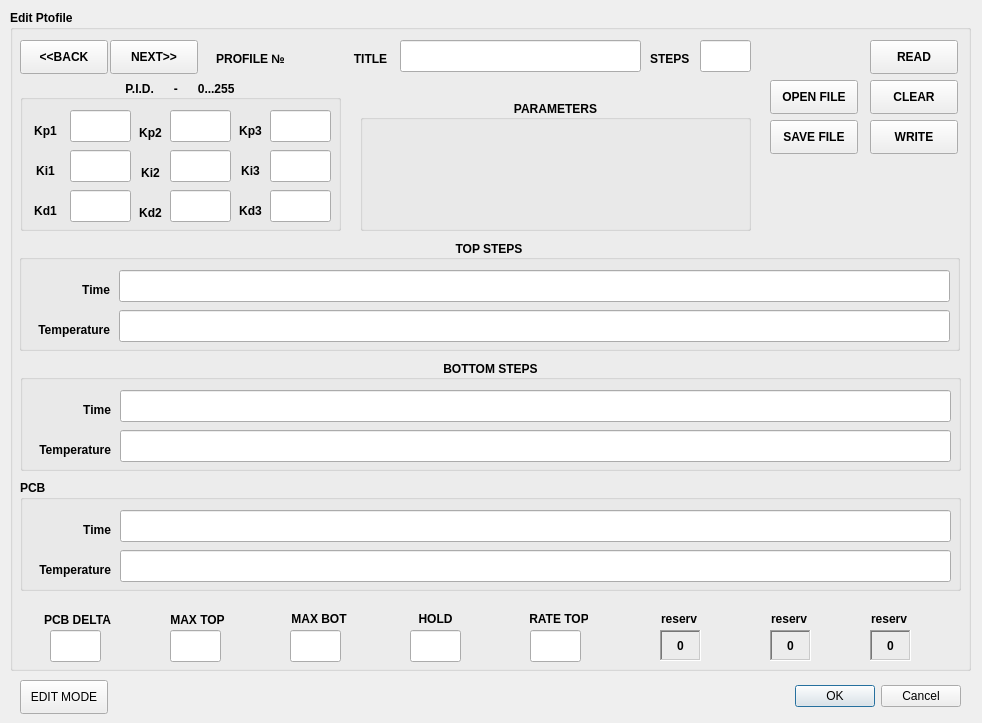
<?xml version="1.0" encoding="UTF-8"?>
<ui version="4.0">
 <class>Dialog</class>
 <widget class="QDialog" name="Dialog">
  <property name="geometry">
   <rect>
    <x>0</x>
    <y>0</y>
    <width>982</width>
    <height>723</height>
   </rect>
  </property>
  <property name="windowTitle">
   <string>Dialog</string>
  </property>
  <widget class="QDialogButtonBox" name="buttonBox">
   <property name="geometry">
    <rect>
     <x>770</x>
     <y>680</y>
     <width>191</width>
     <height>32</height>
    </rect>
   </property>
   <property name="orientation">
    <enum>Qt::Horizontal</enum>
   </property>
   <property name="standardButtons">
    <set>QDialogButtonBox::Cancel|QDialogButtonBox::Ok</set>
   </property>
  </widget>
  <widget class="QGroupBox" name="EditProfile">
   <property name="geometry">
    <rect>
     <x>10</x>
     <y>10</y>
     <width>961</width>
     <height>661</height>
    </rect>
   </property>
   <property name="font">
    <font>
     <italic>false</italic>
     <bold>true</bold>
    </font>
   </property>
   <property name="title">
    <string>Edit Ptofile</string>
   </property>
   <widget class="QPushButton" name="read">
    <property name="geometry">
     <rect>
      <x>860</x>
      <y>30</y>
      <width>88</width>
      <height>34</height>
     </rect>
    </property>
    <property name="text">
     <string>READ</string>
    </property>
   </widget>
   <widget class="QPushButton" name="SEND">
    <property name="geometry">
     <rect>
      <x>860</x>
      <y>110</y>
      <width>88</width>
      <height>34</height>
     </rect>
    </property>
    <property name="text">
     <string>WRITE</string>
    </property>
   </widget>
   <widget class="QPushButton" name="RIGHT">
    <property name="geometry">
     <rect>
      <x>100</x>
      <y>30</y>
      <width>88</width>
      <height>34</height>
     </rect>
    </property>
    <property name="text">
     <string>NEXT&gt;&gt;</string>
    </property>
   </widget>
   <widget class="QPushButton" name="LEFT">
    <property name="geometry">
     <rect>
      <x>10</x>
      <y>30</y>
      <width>88</width>
      <height>34</height>
     </rect>
    </property>
    <property name="text">
     <string>&lt;&lt;BACK</string>
    </property>
   </widget>
   <widget class="QLabel" name="label_16">
    <property name="geometry">
     <rect>
      <x>200</x>
      <y>40</y>
      <width>81</width>
      <height>18</height>
     </rect>
    </property>
    <property name="font">
     <font>
      <italic>false</italic>
      <bold>true</bold>
     </font>
    </property>
    <property name="text">
     <string>PROFILE №</string>
    </property>
    <property name="alignment">
     <set>Qt::AlignCenter</set>
    </property>
   </widget>
   <widget class="QLabel" name="label_17">
    <property name="geometry">
     <rect>
      <x>340</x>
      <y>40</y>
      <width>41</width>
      <height>18</height>
     </rect>
    </property>
    <property name="font">
     <font>
      <italic>false</italic>
      <bold>true</bold>
     </font>
    </property>
    <property name="text">
     <string>TITLE</string>
    </property>
    <property name="alignment">
     <set>Qt::AlignCenter</set>
    </property>
   </widget>
   <widget class="QLineEdit" name="aliasprofile">
    <property name="geometry">
     <rect>
      <x>390</x>
      <y>30</y>
      <width>241</width>
      <height>32</height>
     </rect>
    </property>
    <property name="maxLength">
     <number>32771</number>
    </property>
    <property name="clearButtonEnabled">
     <bool>false</bool>
    </property>
   </widget>
   <widget class="QGroupBox" name="groupBox">
    <property name="geometry">
     <rect>
      <x>10</x>
      <y>70</y>
      <width>321</width>
      <height>151</height>
     </rect>
    </property>
    <property name="font">
     <font>
      <italic>false</italic>
      <bold>true</bold>
     </font>
    </property>
    <property name="title">
     <string>P.I.D.      -      0...255</string>
    </property>
    <property name="alignment">
     <set>Qt::AlignCenter</set>
    </property>
    <widget class="QLineEdit" name="kp1">
     <property name="geometry">
      <rect>
       <x>50</x>
       <y>30</y>
       <width>61</width>
       <height>32</height>
      </rect>
     </property>
     <property name="alignment">
      <set>Qt::AlignCenter</set>
     </property>
    </widget>
    <widget class="QLineEdit" name="ki1">
     <property name="geometry">
      <rect>
       <x>50</x>
       <y>70</y>
       <width>61</width>
       <height>32</height>
      </rect>
     </property>
     <property name="alignment">
      <set>Qt::AlignCenter</set>
     </property>
    </widget>
    <widget class="QLineEdit" name="kd1">
     <property name="geometry">
      <rect>
       <x>50</x>
       <y>110</y>
       <width>61</width>
       <height>32</height>
      </rect>
     </property>
     <property name="alignment">
      <set>Qt::AlignCenter</set>
     </property>
    </widget>
    <widget class="QLabel" name="label_7">
     <property name="geometry">
      <rect>
       <x>10</x>
       <y>40</y>
       <width>31</width>
       <height>21</height>
      </rect>
     </property>
     <property name="font">
      <font>
       <italic>false</italic>
       <bold>true</bold>
      </font>
     </property>
     <property name="text">
      <string>Kp1</string>
     </property>
     <property name="alignment">
      <set>Qt::AlignCenter</set>
     </property>
    </widget>
    <widget class="QLabel" name="label_8">
     <property name="geometry">
      <rect>
       <x>10</x>
       <y>80</y>
       <width>31</width>
       <height>21</height>
      </rect>
     </property>
     <property name="font">
      <font>
       <italic>false</italic>
       <bold>true</bold>
      </font>
     </property>
     <property name="text">
      <string>Ki1</string>
     </property>
     <property name="alignment">
      <set>Qt::AlignCenter</set>
     </property>
    </widget>
    <widget class="QLabel" name="label_9">
     <property name="geometry">
      <rect>
       <x>10</x>
       <y>120</y>
       <width>31</width>
       <height>21</height>
      </rect>
     </property>
     <property name="font">
      <font>
       <italic>false</italic>
       <bold>true</bold>
      </font>
     </property>
     <property name="text">
      <string>Kd1</string>
     </property>
     <property name="alignment">
      <set>Qt::AlignCenter</set>
     </property>
    </widget>
    <widget class="QLabel" name="label_11">
     <property name="geometry">
      <rect>
       <x>115</x>
       <y>82</y>
       <width>31</width>
       <height>21</height>
      </rect>
     </property>
     <property name="font">
      <font>
       <italic>false</italic>
       <bold>true</bold>
      </font>
     </property>
     <property name="text">
      <string>Ki2</string>
     </property>
     <property name="alignment">
      <set>Qt::AlignCenter</set>
     </property>
    </widget>
    <widget class="QLabel" name="label_12">
     <property name="geometry">
      <rect>
       <x>115</x>
       <y>122</y>
       <width>31</width>
       <height>21</height>
      </rect>
     </property>
     <property name="font">
      <font>
       <italic>false</italic>
       <bold>true</bold>
      </font>
     </property>
     <property name="text">
      <string>Kd2</string>
     </property>
     <property name="alignment">
      <set>Qt::AlignCenter</set>
     </property>
    </widget>
    <widget class="QLabel" name="label_10">
     <property name="geometry">
      <rect>
       <x>115</x>
       <y>42</y>
       <width>31</width>
       <height>21</height>
      </rect>
     </property>
     <property name="font">
      <font>
       <italic>false</italic>
       <bold>true</bold>
      </font>
     </property>
     <property name="text">
      <string>Kp2</string>
     </property>
     <property name="alignment">
      <set>Qt::AlignCenter</set>
     </property>
    </widget>
    <widget class="QLineEdit" name="kp2">
     <property name="geometry">
      <rect>
       <x>150</x>
       <y>30</y>
       <width>61</width>
       <height>32</height>
      </rect>
     </property>
     <property name="alignment">
      <set>Qt::AlignCenter</set>
     </property>
    </widget>
    <widget class="QLineEdit" name="ki2">
     <property name="geometry">
      <rect>
       <x>150</x>
       <y>70</y>
       <width>61</width>
       <height>32</height>
      </rect>
     </property>
     <property name="alignment">
      <set>Qt::AlignCenter</set>
     </property>
    </widget>
    <widget class="QLineEdit" name="kd2">
     <property name="geometry">
      <rect>
       <x>150</x>
       <y>110</y>
       <width>61</width>
       <height>32</height>
      </rect>
     </property>
     <property name="alignment">
      <set>Qt::AlignCenter</set>
     </property>
    </widget>
    <widget class="QLabel" name="label_13">
     <property name="geometry">
      <rect>
       <x>215</x>
       <y>40</y>
       <width>31</width>
       <height>21</height>
      </rect>
     </property>
     <property name="font">
      <font>
       <italic>false</italic>
       <bold>true</bold>
      </font>
     </property>
     <property name="text">
      <string>Kp3</string>
     </property>
     <property name="alignment">
      <set>Qt::AlignCenter</set>
     </property>
    </widget>
    <widget class="QLineEdit" name="kp3">
     <property name="geometry">
      <rect>
       <x>250</x>
       <y>30</y>
       <width>61</width>
       <height>32</height>
      </rect>
     </property>
     <property name="alignment">
      <set>Qt::AlignCenter</set>
     </property>
    </widget>
    <widget class="QLabel" name="label_14">
     <property name="geometry">
      <rect>
       <x>215</x>
       <y>80</y>
       <width>31</width>
       <height>21</height>
      </rect>
     </property>
     <property name="font">
      <font>
       <italic>false</italic>
       <bold>true</bold>
      </font>
     </property>
     <property name="text">
      <string>Ki3</string>
     </property>
     <property name="alignment">
      <set>Qt::AlignCenter</set>
     </property>
    </widget>
    <widget class="QLabel" name="label_15">
     <property name="geometry">
      <rect>
       <x>215</x>
       <y>120</y>
       <width>31</width>
       <height>21</height>
      </rect>
     </property>
     <property name="font">
      <font>
       <italic>false</italic>
       <bold>true</bold>
      </font>
     </property>
     <property name="text">
      <string>Kd3</string>
     </property>
     <property name="alignment">
      <set>Qt::AlignCenter</set>
     </property>
    </widget>
    <widget class="QLineEdit" name="ki3">
     <property name="geometry">
      <rect>
       <x>250</x>
       <y>70</y>
       <width>61</width>
       <height>32</height>
      </rect>
     </property>
     <property name="alignment">
      <set>Qt::AlignCenter</set>
     </property>
    </widget>
    <widget class="QLineEdit" name="kd3">
     <property name="geometry">
      <rect>
       <x>250</x>
       <y>110</y>
       <width>61</width>
       <height>32</height>
      </rect>
     </property>
     <property name="alignment">
      <set>Qt::AlignCenter</set>
     </property>
    </widget>
   </widget>
   <widget class="QGroupBox" name="groupBox_2">
    <property name="geometry">
     <rect>
      <x>9</x>
      <y>230</y>
      <width>941</width>
      <height>111</height>
     </rect>
    </property>
    <property name="font">
     <font>
      <italic>false</italic>
      <bold>true</bold>
     </font>
    </property>
    <property name="title">
     <string>TOP STEPS</string>
    </property>
    <property name="alignment">
     <set>Qt::AlignCenter</set>
    </property>
    <widget class="QLineEdit" name="time_step_top">
     <property name="geometry">
      <rect>
       <x>100</x>
       <y>30</y>
       <width>831</width>
       <height>32</height>
      </rect>
     </property>
    </widget>
    <widget class="QLabel" name="label">
     <property name="geometry">
      <rect>
       <x>50</x>
       <y>40</y>
       <width>41</width>
       <height>20</height>
      </rect>
     </property>
     <property name="font">
      <font>
       <italic>false</italic>
       <bold>true</bold>
      </font>
     </property>
     <property name="text">
      <string>Time</string>
     </property>
     <property name="alignment">
      <set>Qt::AlignRight|Qt::AlignTrailing|Qt::AlignVCenter</set>
     </property>
    </widget>
    <widget class="QLineEdit" name="temperature_step_top">
     <property name="geometry">
      <rect>
       <x>100</x>
       <y>70</y>
       <width>831</width>
       <height>32</height>
      </rect>
     </property>
    </widget>
    <widget class="QLabel" name="label_2">
     <property name="geometry">
      <rect>
       <x>10</x>
       <y>80</y>
       <width>81</width>
       <height>20</height>
      </rect>
     </property>
     <property name="font">
      <font>
       <italic>false</italic>
       <bold>true</bold>
      </font>
     </property>
     <property name="text">
      <string>Temperature</string>
     </property>
     <property name="alignment">
      <set>Qt::AlignRight|Qt::AlignTrailing|Qt::AlignVCenter</set>
     </property>
    </widget>
   </widget>
   <widget class="QGroupBox" name="groupBox_3">
    <property name="geometry">
     <rect>
      <x>10</x>
      <y>350</y>
      <width>941</width>
      <height>111</height>
     </rect>
    </property>
    <property name="title">
     <string>BOTTOM STEPS</string>
    </property>
    <property name="alignment">
     <set>Qt::AlignCenter</set>
    </property>
    <widget class="QLineEdit" name="time_step_bottom">
     <property name="geometry">
      <rect>
       <x>100</x>
       <y>30</y>
       <width>831</width>
       <height>32</height>
      </rect>
     </property>
    </widget>
    <widget class="QLineEdit" name="temperature_step_bottom">
     <property name="geometry">
      <rect>
       <x>100</x>
       <y>70</y>
       <width>831</width>
       <height>32</height>
      </rect>
     </property>
    </widget>
    <widget class="QLabel" name="label_3">
     <property name="geometry">
      <rect>
       <x>60</x>
       <y>40</y>
       <width>31</width>
       <height>20</height>
      </rect>
     </property>
     <property name="font">
      <font>
       <italic>false</italic>
       <bold>true</bold>
      </font>
     </property>
     <property name="text">
      <string>Time</string>
     </property>
     <property name="alignment">
      <set>Qt::AlignRight|Qt::AlignTrailing|Qt::AlignVCenter</set>
     </property>
    </widget>
    <widget class="QLabel" name="label_4">
     <property name="geometry">
      <rect>
       <x>10</x>
       <y>80</y>
       <width>81</width>
       <height>20</height>
      </rect>
     </property>
     <property name="font">
      <font>
       <italic>false</italic>
       <bold>true</bold>
      </font>
     </property>
     <property name="text">
      <string>Temperature</string>
     </property>
     <property name="alignment">
      <set>Qt::AlignRight|Qt::AlignTrailing|Qt::AlignVCenter</set>
     </property>
    </widget>
   </widget>
   <widget class="QLabel" name="readwriteOK">
    <property name="geometry">
     <rect>
      <x>340</x>
      <y>70</y>
      <width>371</width>
      <height>21</height>
     </rect>
    </property>
    <property name="text">
     <string/>
    </property>
    <property name="alignment">
     <set>Qt::AlignCenter</set>
    </property>
   </widget>
   <widget class="QGroupBox" name="groupBox_4">
    <property name="geometry">
     <rect>
      <x>350</x>
      <y>90</y>
      <width>391</width>
      <height>131</height>
     </rect>
    </property>
    <property name="title">
     <string>PARAMETERS</string>
    </property>
    <property name="alignment">
     <set>Qt::AlignCenter</set>
    </property>
   </widget>
   <widget class="QGroupBox" name="groupBox_5">
    <property name="geometry">
     <rect>
      <x>10</x>
      <y>470</y>
      <width>941</width>
      <height>111</height>
     </rect>
    </property>
    <property name="title">
     <string>PCB</string>
    </property>
    <widget class="QLabel" name="label_5">
     <property name="geometry">
      <rect>
       <x>60</x>
       <y>40</y>
       <width>31</width>
       <height>20</height>
      </rect>
     </property>
     <property name="font">
      <font>
       <italic>false</italic>
       <bold>true</bold>
      </font>
     </property>
     <property name="text">
      <string>Time</string>
     </property>
     <property name="alignment">
      <set>Qt::AlignRight|Qt::AlignTrailing|Qt::AlignVCenter</set>
     </property>
    </widget>
    <widget class="QLabel" name="label_6">
     <property name="geometry">
      <rect>
       <x>10</x>
       <y>80</y>
       <width>81</width>
       <height>20</height>
      </rect>
     </property>
     <property name="font">
      <font>
       <italic>false</italic>
       <bold>true</bold>
      </font>
     </property>
     <property name="text">
      <string>Temperature</string>
     </property>
     <property name="alignment">
      <set>Qt::AlignRight|Qt::AlignTrailing|Qt::AlignVCenter</set>
     </property>
    </widget>
    <widget class="QLineEdit" name="time_step_pcb">
     <property name="geometry">
      <rect>
       <x>100</x>
       <y>30</y>
       <width>831</width>
       <height>32</height>
      </rect>
     </property>
    </widget>
    <widget class="QLineEdit" name="temperature_step_pcb">
     <property name="geometry">
      <rect>
       <x>100</x>
       <y>70</y>
       <width>831</width>
       <height>32</height>
      </rect>
     </property>
    </widget>
   </widget>
   <widget class="QLabel" name="label_19">
    <property name="geometry">
     <rect>
      <x>640</x>
      <y>40</y>
      <width>41</width>
      <height>18</height>
     </rect>
    </property>
    <property name="text">
     <string>STEPS</string>
    </property>
   </widget>
   <widget class="QPushButton" name="clearbutton">
    <property name="geometry">
     <rect>
      <x>860</x>
      <y>70</y>
      <width>88</width>
      <height>34</height>
     </rect>
    </property>
    <property name="text">
     <string>CLEAR</string>
    </property>
   </widget>
   <widget class="QPushButton" name="readfile">
    <property name="geometry">
     <rect>
      <x>760</x>
      <y>70</y>
      <width>88</width>
      <height>34</height>
     </rect>
    </property>
    <property name="text">
     <string>OPEN FILE</string>
    </property>
   </widget>
   <widget class="QPushButton" name="savefile">
    <property name="geometry">
     <rect>
      <x>760</x>
      <y>110</y>
      <width>88</width>
      <height>34</height>
     </rect>
    </property>
    <property name="text">
     <string>SAVE FILE</string>
    </property>
   </widget>
   <widget class="QLabel" name="profile">
    <property name="geometry">
     <rect>
      <x>290</x>
      <y>30</y>
      <width>41</width>
      <height>31</height>
     </rect>
    </property>
    <property name="font">
     <font>
      <pointsize>12</pointsize>
      <italic>false</italic>
      <bold>true</bold>
     </font>
    </property>
    <property name="text">
     <string/>
    </property>
    <property name="alignment">
     <set>Qt::AlignBottom|Qt::AlignHCenter</set>
    </property>
   </widget>
   <widget class="QLineEdit" name="max_pcb_delta">
    <property name="geometry">
     <rect>
      <x>40</x>
      <y>620</y>
      <width>51</width>
      <height>32</height>
     </rect>
    </property>
    <property name="alignment">
     <set>Qt::AlignCenter</set>
    </property>
   </widget>
   <widget class="QLabel" name="label_18">
    <property name="geometry">
     <rect>
      <x>27</x>
      <y>600</y>
      <width>81</width>
      <height>20</height>
     </rect>
    </property>
    <property name="text">
     <string>PCB DELTA</string>
    </property>
    <property name="alignment">
     <set>Qt::AlignCenter</set>
    </property>
   </widget>
   <widget class="QLineEdit" name="max_correction_top">
    <property name="geometry">
     <rect>
      <x>160</x>
      <y>620</y>
      <width>51</width>
      <height>32</height>
     </rect>
    </property>
    <property name="alignment">
     <set>Qt::AlignCenter</set>
    </property>
   </widget>
   <widget class="QLabel" name="label_20">
    <property name="geometry">
     <rect>
      <x>157</x>
      <y>600</y>
      <width>61</width>
      <height>20</height>
     </rect>
    </property>
    <property name="text">
     <string>MAX TOP</string>
    </property>
    <property name="alignment">
     <set>Qt::AlignCenter</set>
    </property>
   </widget>
   <widget class="QLineEdit" name="max_correction_bottom">
    <property name="geometry">
     <rect>
      <x>280</x>
      <y>620</y>
      <width>51</width>
      <height>32</height>
     </rect>
    </property>
    <property name="alignment">
     <set>Qt::AlignCenter</set>
    </property>
   </widget>
   <widget class="QLineEdit" name="hold_lenght">
    <property name="geometry">
     <rect>
      <x>400</x>
      <y>620</y>
      <width>51</width>
      <height>32</height>
     </rect>
    </property>
    <property name="alignment">
     <set>Qt::AlignCenter</set>
    </property>
   </widget>
   <widget class="QLineEdit" name="participation_rate_top">
    <property name="geometry">
     <rect>
      <x>520</x>
      <y>620</y>
      <width>51</width>
      <height>32</height>
     </rect>
    </property>
    <property name="alignment">
     <set>Qt::AlignCenter</set>
    </property>
   </widget>
   <widget class="QLabel" name="label_21">
    <property name="geometry">
     <rect>
      <x>280</x>
      <y>600</y>
      <width>58</width>
      <height>18</height>
     </rect>
    </property>
    <property name="text">
     <string>MAX BOT</string>
    </property>
    <property name="alignment">
     <set>Qt::AlignCenter</set>
    </property>
   </widget>
   <widget class="QLabel" name="label_22">
    <property name="geometry">
     <rect>
      <x>520</x>
      <y>600</y>
      <width>58</width>
      <height>18</height>
     </rect>
    </property>
    <property name="text">
     <string>RATE TOP</string>
    </property>
    <property name="alignment">
     <set>Qt::AlignCenter</set>
    </property>
   </widget>
   <widget class="QLabel" name="label_23">
    <property name="geometry">
     <rect>
      <x>400</x>
      <y>600</y>
      <width>51</width>
      <height>18</height>
     </rect>
    </property>
    <property name="text">
     <string>HOLD</string>
    </property>
    <property name="alignment">
     <set>Qt::AlignCenter</set>
    </property>
   </widget>
   <widget class="QLabel" name="label_24">
    <property name="geometry">
     <rect>
      <x>640</x>
      <y>600</y>
      <width>58</width>
      <height>18</height>
     </rect>
    </property>
    <property name="text">
     <string>reserv</string>
    </property>
    <property name="alignment">
     <set>Qt::AlignCenter</set>
    </property>
   </widget>
   <widget class="QLabel" name="label_25">
    <property name="geometry">
     <rect>
      <x>750</x>
      <y>600</y>
      <width>58</width>
      <height>18</height>
     </rect>
    </property>
    <property name="text">
     <string>reserv</string>
    </property>
    <property name="alignment">
     <set>Qt::AlignCenter</set>
    </property>
   </widget>
   <widget class="QLabel" name="label_26">
    <property name="geometry">
     <rect>
      <x>850</x>
      <y>600</y>
      <width>58</width>
      <height>18</height>
     </rect>
    </property>
    <property name="text">
     <string>reserv</string>
    </property>
    <property name="alignment">
     <set>Qt::AlignCenter</set>
    </property>
   </widget>
   <widget class="QLineEdit" name="profile_steps">
    <property name="geometry">
     <rect>
      <x>690</x>
      <y>30</y>
      <width>51</width>
      <height>32</height>
     </rect>
    </property>
    <property name="alignment">
     <set>Qt::AlignCenter</set>
    </property>
   </widget>
   <widget class="QLabel" name="label_27">
    <property name="geometry">
     <rect>
      <x>650</x>
      <y>620</y>
      <width>41</width>
      <height>31</height>
     </rect>
    </property>
    <property name="frameShape">
     <enum>QFrame::WinPanel</enum>
    </property>
    <property name="frameShadow">
     <enum>QFrame::Sunken</enum>
    </property>
    <property name="text">
     <string>0</string>
    </property>
    <property name="alignment">
     <set>Qt::AlignCenter</set>
    </property>
   </widget>
   <widget class="QLabel" name="label_28">
    <property name="geometry">
     <rect>
      <x>760</x>
      <y>620</y>
      <width>41</width>
      <height>31</height>
     </rect>
    </property>
    <property name="frameShape">
     <enum>QFrame::WinPanel</enum>
    </property>
    <property name="frameShadow">
     <enum>QFrame::Sunken</enum>
    </property>
    <property name="text">
     <string>0</string>
    </property>
    <property name="alignment">
     <set>Qt::AlignCenter</set>
    </property>
   </widget>
   <widget class="QLabel" name="label_29">
    <property name="geometry">
     <rect>
      <x>860</x>
      <y>620</y>
      <width>41</width>
      <height>31</height>
     </rect>
    </property>
    <property name="frameShape">
     <enum>QFrame::WinPanel</enum>
    </property>
    <property name="frameShadow">
     <enum>QFrame::Sunken</enum>
    </property>
    <property name="text">
     <string>0</string>
    </property>
    <property name="alignment">
     <set>Qt::AlignCenter</set>
    </property>
   </widget>
  </widget>
  <widget class="QPushButton" name="EDIT_MODE">
   <property name="geometry">
    <rect>
     <x>20</x>
     <y>680</y>
     <width>88</width>
     <height>34</height>
    </rect>
   </property>
   <property name="text">
    <string>EDIT MODE</string>
   </property>
  </widget>
 </widget>
 <resources/>
 <connections>
  <connection>
   <sender>buttonBox</sender>
   <signal>accepted()</signal>
   <receiver>Dialog</receiver>
   <slot>accept()</slot>
   <hints>
    <hint type="sourcelabel">
     <x>248</x>
     <y>254</y>
    </hint>
    <hint type="destinationlabel">
     <x>157</x>
     <y>274</y>
    </hint>
   </hints>
  </connection>
  <connection>
   <sender>buttonBox</sender>
   <signal>rejected()</signal>
   <receiver>Dialog</receiver>
   <slot>reject()</slot>
   <hints>
    <hint type="sourcelabel">
     <x>316</x>
     <y>260</y>
    </hint>
    <hint type="destinationlabel">
     <x>286</x>
     <y>274</y>
    </hint>
   </hints>
  </connection>
 </connections>
</ui>
